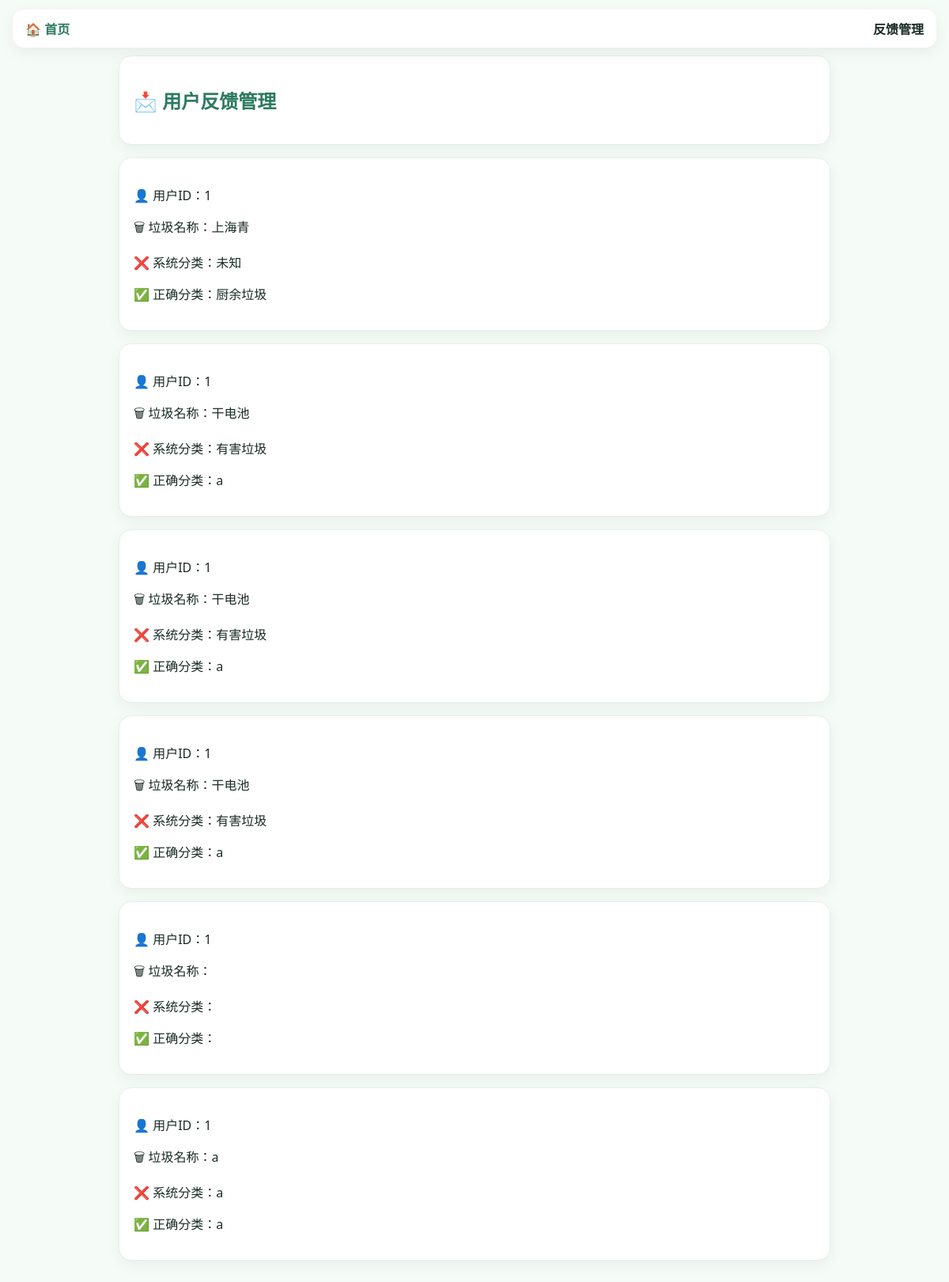
The page /admin_feedback (signed in) on the database its author committed.
### models.py (models this page shows)
class Feedback(db.Model):
    id = db.Column(db.Integer, primary_key=True)
    user_id = db.Column(db.Integer)
    name = db.Column(db.String(100))
    wrong_category = db.Column(db.String(50))
    correct_category = db.Column(db.String(50))
    created_at = db.Column(db.DateTime, default=datetime.utcnow)

### app.py (the view)
@app.route('/admin_feedback')
def admin_feedback():
    if not session.get('user_id'):
        return redirect('/login')
    if not session.get('is_admin'):
        return "无权限访问"
    feedback_list = Feedback.query.order_by(Feedback.id.desc()).all()
    return render_template(
        'admin_feedback.html',
        feedback_list=feedback_list
    )

### templates/admin_feedback.html (shortened to what this page needs)
<!DOCTYPE html>
<html>
<div class="top-bar">
    <a href="/" class="nav-home">🏠 首页</a>
    <div class="nav-title">反馈管理</div>
</div>
<head>
    <link rel="stylesheet" href="/static/style.css">
</head>
<body>
<div class="container">
    <div class="card center">
        <h2>📩 用户反馈管理</h2>
    </div>
    {% for f in feedback_list %}
    <div class="card">
        <p>👤 用户ID：{{ f.user_id }}</p>
        <p>🗑 垃圾名称：{{ f.name }}</p>
        <p>❌ 系统分类：{{ f.wrong_category }}</p>
        <p>✅ 正确分类：{{ f.correct_category }}</p>
    </div>
    {% endfor %}
</div>
</body>
</html>

### static/style.css (style rules this page uses)
body { margin:0; font-family:"Segoe UI","PingFang SC",sans-serif; background:#f5fbf7; color:#1a2b25; }
.container { max-width:900px; margin:30px auto; padding:20px; }
.card { background:white; border-radius:16px; padding:18px; margin-bottom:16px; border:1px solid #e6efe9; box-shadow:0 6px 18px rgba(0,0,0,0.05); transition:all 0.25s ease; }
h2,h3,h4 { color:#2d7a5f; }
.top-bar { display:flex; align-items:center; justify-content:space-between; padding:12px 16px; margin-bottom:20px; background:white; border-radius:14px; box-shadow:0 6px 20px rgba(0,0,0,0.06); position: fixed; top: 12px; left: 16px; right: 16px; z-index: 1000; }
.nav-home { text-decoration:none; color:#2d7a5f; font-weight:600; }
.nav-title { font-weight:700; color:#1a2b25; }

### rows shown on the page
Feedback: user_id "1", name "上海青", wrong_category "未知", correct_category "厨余垃圾"
Feedback: user_id "1", name "干电池", wrong_category "有害垃圾", correct_category "a"
Feedback: user_id "1", name "干电池", wrong_category "有害垃圾", correct_category "a"
Feedback: user_id "1", name "干电池", wrong_category "有害垃圾", correct_category "a"
Feedback: user_id "1"
Feedback: user_id "1", name "a", wrong_category "a", correct_category "a"
